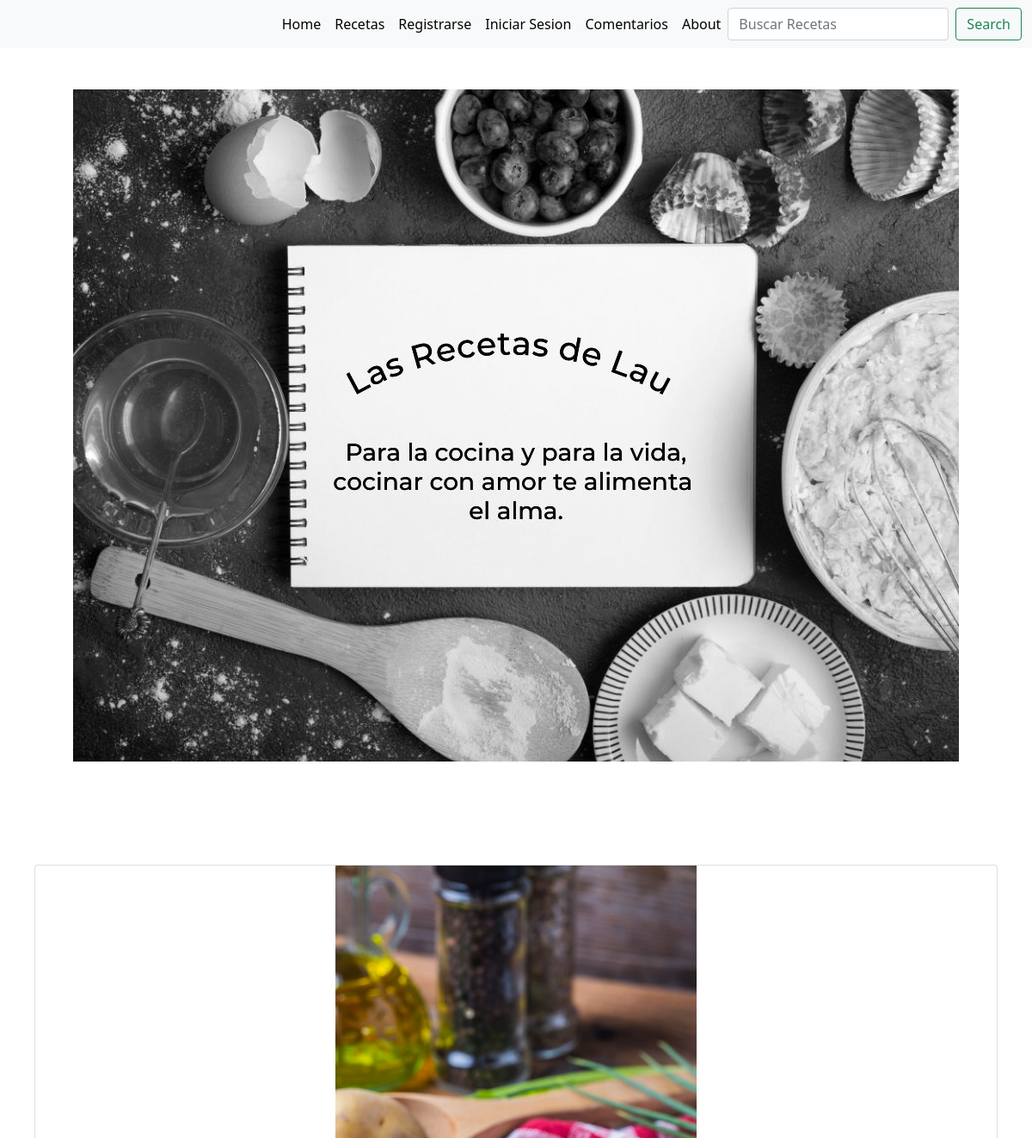
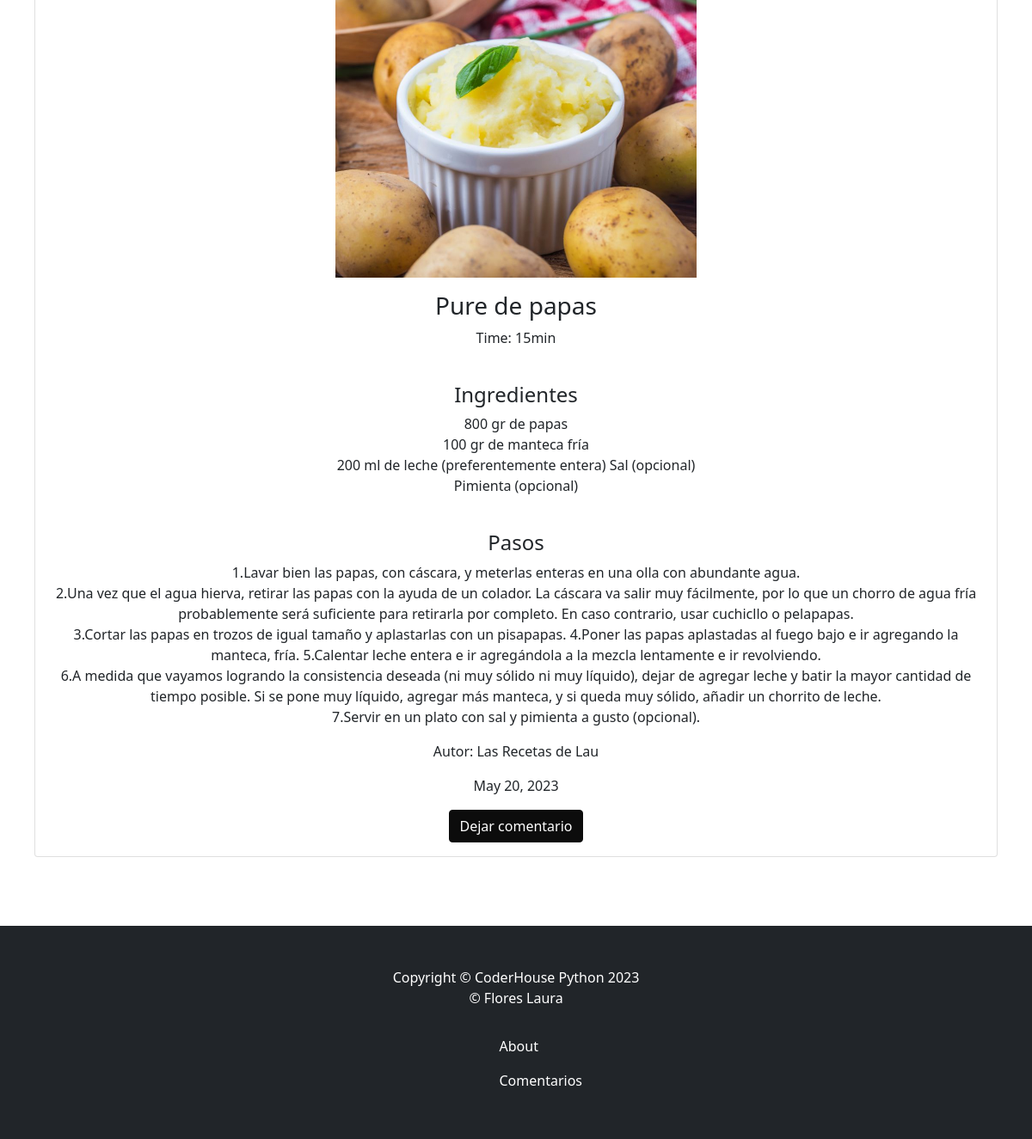
The page /detallerecetas/3/ on the database its author committed (2 pictures, top to bottom).
### AppFinal/models.py (models this page shows)
class Recipe(models.Model):
    title = models.CharField(max_length= 80)
    time = models.IntegerField()
    ingredients = models.TextField()
    directions = models.TextField()
    highlight = models.CharField(max_length=30)
    public = models.BooleanField(default= True)
    author=models.CharField(max_length= 80)
    date=models.DateField(null=True)
    image = models.ImageField(upload_to='receta_image', default='receta_image/descarga.png')
    users_wishlist = models.ManyToManyField(settings.AUTH_USER_MODEL, related_name="user_wishlist", blank=True)
    class Meta:
        verbose_name = 'receta'
        verbose_name_plural = 'recetas'

### AppFinal/views.py (the view)
class DetailViewRecipes(DetailView):
    model = Recipe
    template_name = 'AppFinal/detallerecetas.html'

### AppFinal/templates/AppFinal/detallerecetas.html
{% extends "AppFinal/padre.html" %}
    {% block Contenido %}
            <div class="card" style="width: 70rem">
                <center><img class="grande2" src="{{object.image.url}}" class="card-img-top" >
                <div class="card-body">
                <h3 class="card-title">{{object.title}}</h3>
                <p class="card-text">Time: {{object.time}}min</p>
                <br>
                <h4>Ingredientes</h4>
                {{object.ingredients|linebreaks}}
                <br>
                <h4>Pasos</h4>
                {{object.directions|linebreaks}}
                <p class="card-text">Autor: {{object.author}}</p>
                <p class="card-text">{{object.date}}</p>
                {% if request.user.is_authenticated %}
                    <a href="/comentarios" class="btn btn-primary">Dejar comentario</a>
                 {% else %}
                <a href="/comentariofallido" class="btn btn-primary">Dejar comentario</a>
                {% endif %}
                </center>
          </div>
        </div>
    {% endblock %}

### rows shown on the page
Recipe: image (picture), title "Pure de papas", time "15", ingredients "800 gr de papas 100 gr de manteca fría 200 ml de leche (preferentemente entera) Sal (opcional) Pimienta (opcional)", directions "1.Lavar bien las papas, con cáscara, y meterlas enteras en una olla con abundante agua. 2.Una vez que el agua hierva, retirar las papas con la ayuda de un colador. La cáscara va salir muy fácilmente, por lo que un chorro de agua fría probablemente será suficiente para retirarla por completo. En caso contrario, usar cuchicllo o pelapapas. 3.Cortar las papas en trozos de igual tamaño y aplastarlas con un pisapapas. 4.Poner las papas aplastadas al fuego bajo e ir agregando la manteca, fría. 5.Calentar leche entera e ir agregándola a la mezcla lentamente e ir revolviendo. 6.A medida que vayamos logrando la consistencia deseada (ni muy sólido ni muy líquido), dejar de agregar leche y batir la…", author "Las Recetas de Lau", date "May 20, 2023"
